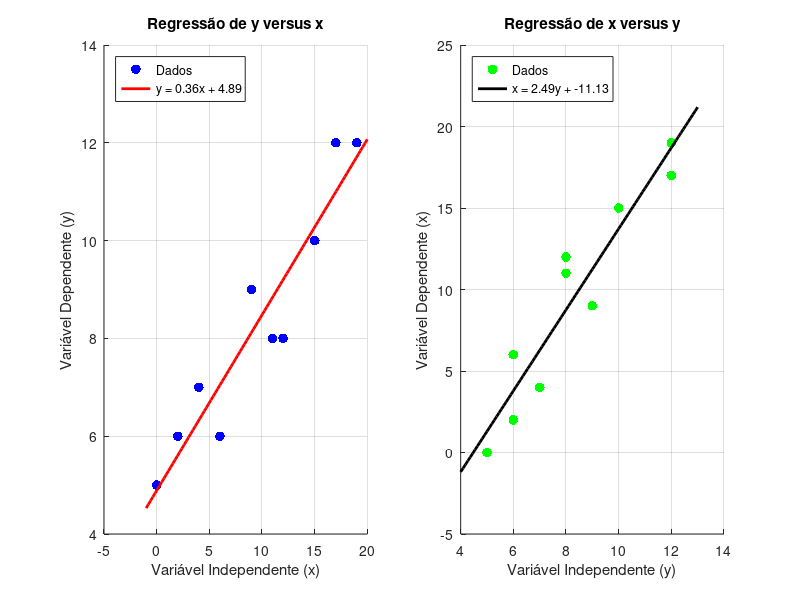

Write the MATLAB code that produced this figure.
% =========================================================================
% RESOLUÇÃO DA QUESTÃO 4: Regressão Linear (y vs x) e (x vs y)
% =========================================================================
clear; clc; close all;

% 1. Dados Iniciais da Tabela 4
x = [0, 2, 4, 6, 9, 11, 12, 15, 17, 19];
y = [5, 6, 7, 6, 9,  8,  8, 10, 12, 12];
n = length(x);

fprintf('--- RESOLUÇÃO DA QUESTÃO 4 ---\n\n');

% =========================================================================
% PARTE A: Regressão de Y em função de X (y = a1*x + a2)
% =========================================================================
fprintf('--- 1) Regressão de Y versus X (Modelo: y = a1*x + a2) ---\n');

sum_x = sum(x); sum_y = sum(y); sum_xy = sum(x .* y); sum_x2 = sum(x .^ 2);
media_x = sum_x / n; media_y = sum_y / n;

% Coeficientes
a1_yx = (n * sum_xy - sum_x * sum_y) / (n * sum_x2 - sum_x^2); % Inclinação
a2_yx = media_y - a1_yx * media_x;                             % Interseção

% Resíduos e Erros
St_yx = sum((y - media_y).^2);
Sr_yx = sum((y - (a1_yx .* x + a2_yx)).^2);
Syx_yx = sqrt(Sr_yx / (n - 2)); % Erro-padrão da estimativa
r2_yx = (St_yx - Sr_yx) / St_yx; % Coeficiente de determinação
r_yx = sign(a1_yx) * sqrt(r2_yx); % Coeficiente de correlação

fprintf('Inclinação (a1): %.4f\n', a1_yx);
fprintf('Interseção com o eixo y (a2): %.4f\n', a2_yx);
fprintf('Erro-padrão da estimativa (Sy/x): %.4f\n', Syx_yx);
fprintf('Coeficiente de correlação (r): %.4f\n', r_yx);
fprintf('Equação: y = %.4f*x + %.4f\n\n', a1_yx, a2_yx);


% =========================================================================
% PARTE B: Regressão de X em função de Y (x = b1*y + b2)
% =========================================================================
fprintf('--- 2) Regressão de X versus Y (Modelo: x = b1*y + b2) ---\n');

% Trocamos as variáveis nas fórmulas
sum_y2 = sum(y .^ 2);

% Coeficientes (agora Y é a variável independente)
b1_xy = (n * sum_xy - sum_x * sum_y) / (n * sum_y2 - sum_y^2); % Inclinação
b2_xy = media_x - b1_xy * media_y;                             % Interseção

% Resíduos e Erros (agora em relação a X)
St_xy = sum((x - media_x).^2);
Sr_xy = sum((x - (b1_xy .* y + b2_xy)).^2);
Syx_xy = sqrt(Sr_xy / (n - 2));
r2_xy = (St_xy - Sr_xy) / St_xy;
r_xy = sign(b1_xy) * sqrt(r2_xy);

fprintf('Inclinação (b1): %.4f\n', b1_xy);
fprintf('Interseção com o eixo x (b2): %.4f\n', b2_xy);
fprintf('Erro-padrão da estimativa (Sx/y): %.4f\n', Syx_xy);
fprintf('Coeficiente de correlação (r): %.4f\n', r_xy);
fprintf('Equação: x = %.4f*y + %.4f\n\n', b1_xy, b2_xy);


% =========================================================================
% 3. PLOTAGEM DOS GRÁFICOS
% =========================================================================
figure('Name', 'Q4 - Ajuste Linear', 'Position', [100, 100, 1000, 450]);

% Gráfico 1: Y vs X
subplot(1, 2, 1);
scatter(x, y, 50, 'b', 'filled'); hold on; grid on;
x_plot = linspace(min(x)-1, max(x)+1, 100);
y_plot = a1_yx * x_plot + a2_yx;
plot(x_plot, y_plot, 'r-', 'LineWidth', 2);
title('Regressão de y versus x');
xlabel('Variável Independente (x)'); ylabel('Variável Dependente (y)');
legend('Dados', sprintf('y = %.2fx + %.2f', a1_yx, a2_yx), 'Location', 'northwest');

% Gráfico 2: X vs Y
subplot(1, 2, 2);
scatter(y, x, 50, 'g', 'filled'); hold on; grid on;
y_plot2 = linspace(min(y)-1, max(y)+1, 100);
x_plot2 = b1_xy * y_plot2 + b2_xy;
plot(y_plot2, x_plot2, 'k-', 'LineWidth', 2);
title('Regressão de x versus y');
xlabel('Variável Independente (y)'); ylabel('Variável Dependente (x)');
legend('Dados', sprintf('x = %.2fy + %.2f', b1_xy, b2_xy), 'Location', 'northwest');
